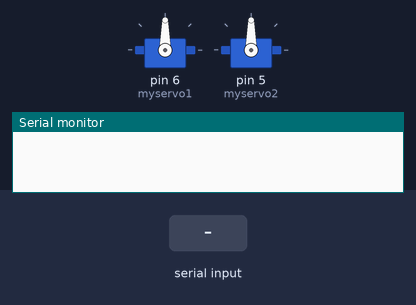
Recording of a sketch running on a simulated Arduino Uno, built with avr-gcc and run on an emulated ATmega328P. On the bench: 2 × servo, the last lines printed to the serial monitor. Inputs (shaded band) come from the test bench.

Above: at 1.2 s.
1.3 s: "," received over Serial
At 2.2 s:
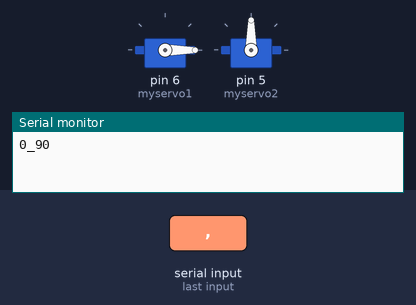
2.8 s: "90,45\n" received over Serial
At 3.4 s:
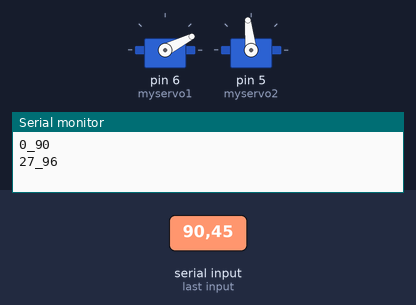
4.3 s: "30,150\n" received over Serial
At 5.7 s:
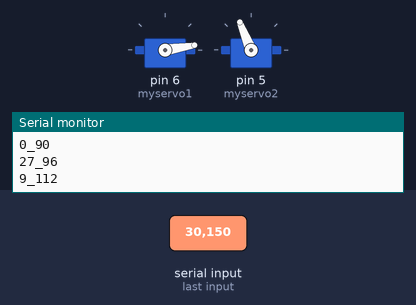
Timing chart, 0 to 7.3 s (numbered marks = the images above; inputs shaded):
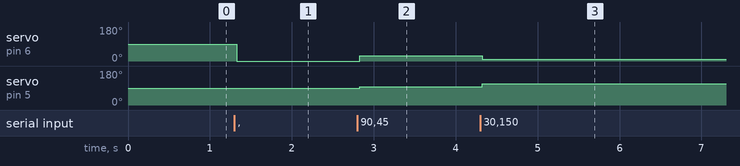

Measured:
- after the input at 1.3 s, servo on pin 6 (myservo1): 90° → 0° at once
- after the input at 2.8 s, servo on pin 6 (myservo1): 0° → 27° at once; servo on pin 5 (myservo2): 90° → 96° at once
- after the input at 4.3 s, servo on pin 6 (myservo1): 27° → 9° at once; servo on pin 5 (myservo2): 96° → 112° at once

The sketch:

face_trucking_arduino.ino
```cpp
#include <Servo.h>
//importer la bibliotheque du servo moteur
char ser[8]; //declarer une tableau de 8
int x, y;
String txt;
int val1,val2;
Servo myservo1;
Servo myservo2;

void setup() {
 Serial.begin(9600);
 myservo1.attach(6);
 myservo2.attach(5);
 myservo1.write(90);
 myservo2.write(90);
}


void loop() {   // put your main code here, to run repeatedly:
if(Serial.available()>0)    //verfie si il y'a des information dans le port-serie
{
    for(int i=0;i<8;i++)   //cet boucle va repeter pour chaque chartar dans le tableaiu
    { char inchar=Serial.read();
      ser[i]=inchar; // mettre tout les character dans un tableau
      delay(3);  //defini un temp pour lire chaque de charcter
      }

  txt=String(ser); //mettre le tabbleau lisé dans un autre chaine de character declarer


for (int i = 0; i < txt.length(); i++) {
  //suparer les valeurs lisées en deux valeurs défrentes
  if (txt.substring(i, i+1) == ",") {
    x = txt.substring(0, i).toInt();
    y = txt.substring(i+1).toInt();
    val1=map(x,0,600,0,180);  //changer l'interval de variation de x et y
    val2=map(y,0,600,90,180);
    Serial.print(val1);
 //ecrice la valeur 1 dans le port serie pour verfie que l'arduino recoit l'information
    Serial.print("_");
    Serial.println(val2);
    myservo1.write(val1);  //dérige l'angle le servo en fonction de x
    myservo2.write(val2);  //dérige l'angle le servo en fonction de y
    delay(15); //la dirée entre chaque operation
  }
}


  }
  }
```
